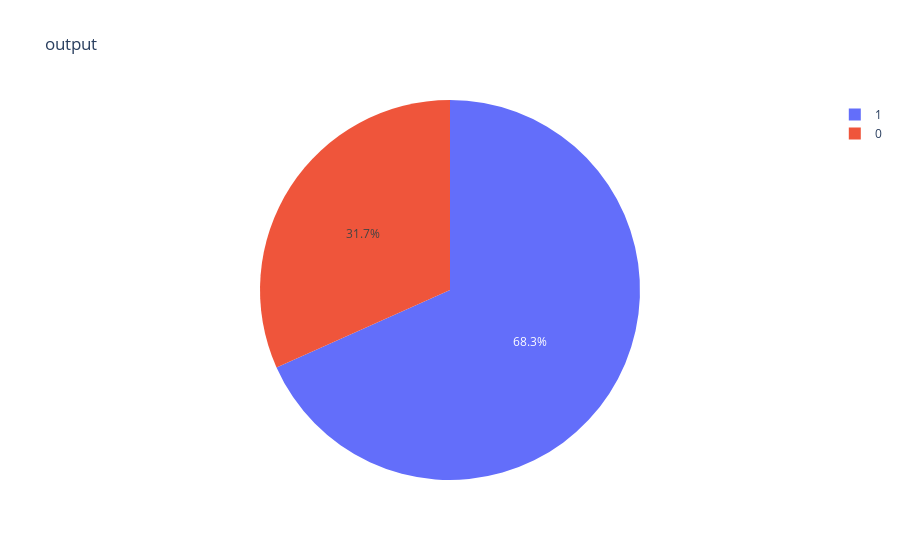

Notebook code for this chart:
### Markdown cell above
Based on this calculation and the survey by harvard researchers, they conclude that the sex label "0" in the dataset is for male whereas the label "1" is for females

### Code cell
# fig = plt.figure(figsize=(6,6))
# sns.set_theme(style = "whitegrid")
# sns.countplot(data = heart_data, x = "sex")
# plt.show()

# Pie Chart of Male vs female in Total dataset (her male = 0 and Female = 1)
ax = px.pie(heart_data, names = "sex", title = "output")
ax.show()

### Figure 1 — Plotly figure (JSON) as saved in the notebook; plotly's stock layout.template omitted (floating-point values rounded to 4 significant figures; data arrays with more than 128 entries replaced by an {"elided": "..."} marker saying what was removed)
{"data": [{"domain": {"x": [0, 1], "y": [0, 1]}, "hovertemplate": "sex=%{label}<extra></extra>", "labels": {"elided": "303 int values"}, "legendgroup": "", "name": "", "showlegend": true, "type": "pie"}], "layout": {"legend": {"tracegroupgap": 0}, "title": {"text": "output"}}}
